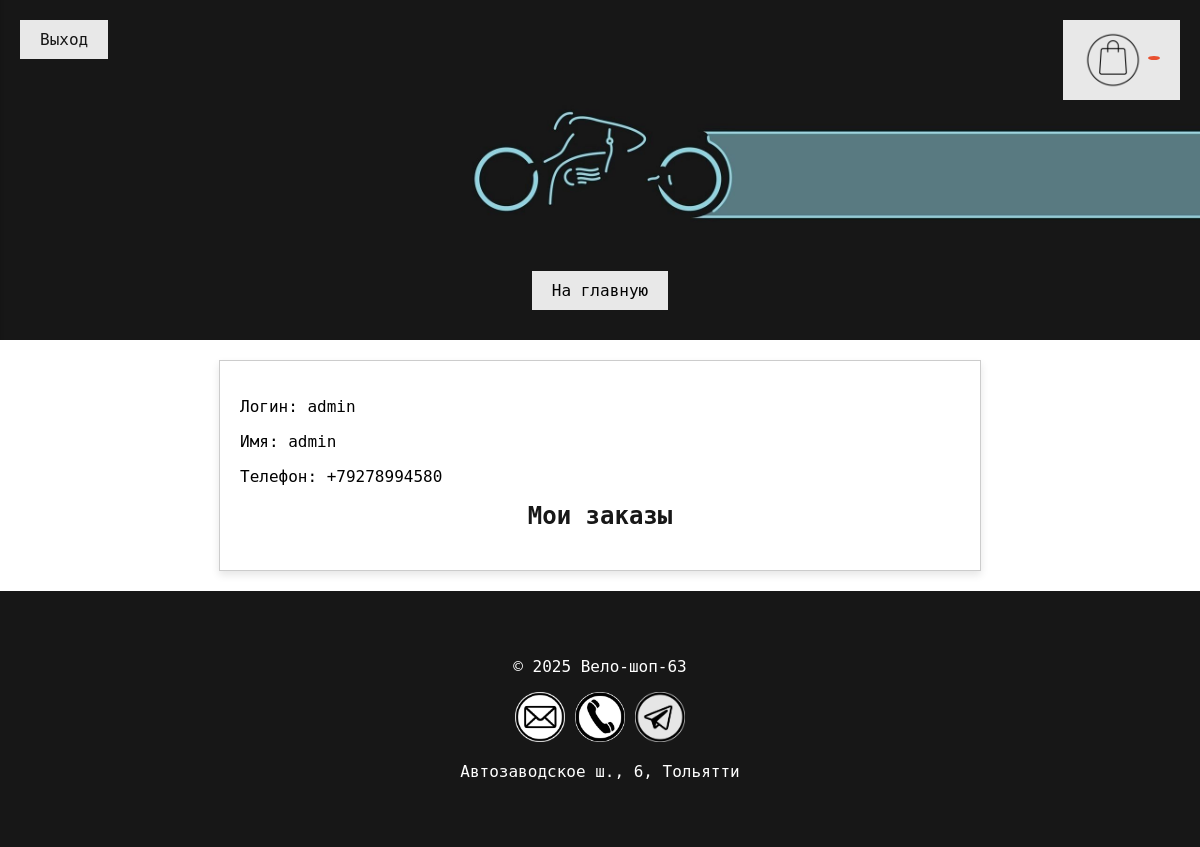
/personal_account (signed in), run on the app's committed database.
### tables this page shows
CREATE TABLE users (id_user INTEGER PRIMARY KEY AUTOINCREMENT NOT NULL, login TEXT NOT NULL UNIQUE, password TEXT NOT NULL, phone TEXT, name TEXT, role TEXT);

### app.py (the view)
@application.route('/personal_account')
def personal_account():
    conn = get_db_connection()
    id_user = int(session.get('id_user'))
    user = conn.execute('SELECT * FROM users WHERE id_user = ?', (id_user,)).fetchone()
    orders = conn.execute('SELECT * FROM orders WHERE id_user = ?', (id_user,)).fetchall()
    products = conn.execute('SELECT * FROM products').fetchall()
    product_dict = {product['name']: {"id_product": product['id_product'], "image_url": product['image'], "price": product['price']} for product in products}
    conn.close()
    return render_template('personal_account.html', id=user['id_user'], login=user['login'], name=user['name'], phone=user['phone'], orders=orders, product_dict=product_dict)

### app.py (called while the page is built)
def get_db_connection():
    conn = sqlite3.connect('VeloShop.db')
    conn.row_factory = sqlite3.Row  # Чтобы можно было обращаться к полям по имени
    return conn

### templates/personal_account.html (shortened to what this page needs)
<!DOCTYPE html>
<html lang="ru">
    <head>
        <link rel="stylesheet" href="{{ url_for('static', filename='css/styles.css') }}">
        <link rel="stylesheet" href="https://cdnjs.cloudflare.com/ajax/libs/animate.css/4.1.1/animate.min.css"/>
    </head>
<body>
    <header>
        <a href="/" class="main-button">На главную</a>
    </header>
    <a href="/exit" class="exit-button">
        <span>Выход</span>
    </a>
    <a href="/cart" class="cart-button">
        <img src="/images/cart-icon.png" alt="Корзина" class="cart-icon">
        <span class="item-count" id="item-count">{{ cart_length }}</span>
    </a>
    <main class="main-personal-account">
        <p>Логин: {{login}}</p>
        <p>Имя: {{name}}</p>
        <p>Телефон: {{phone}}</p>
        <h2>Мои заказы</h2>
    </main>
    <footer>
        <p>© 2025 Вело-шоп-63</p>
        <div class="contacts">
            <a href="mailto:info@veloshop63.com"><img src="/images/email-icon.png" alt="Почта" width="50"></a>
            <a href="tel:+7986533688"><img src="/images/phone-icon.png" alt="Телефон" width="50"></a>
            <a href="https://t.me/veloshop63"><img src="/images/tg-icon.png" alt="Телеграмм" width="50"></a>
            <p>Автозаводское ш., 6, Тольятти</p>
        </div>
    </footer>
</body>
</html>

### static/css/styles.css (style rules this page uses)
body { font-family: 'DejaVu Sans Mono', monospace; height: 100%; margin: 0; padding: 0; display: flex; flex-direction: column; min-height: 100vh; }
header { background-image: url(/../images/header.jpg); background-size: cover; background-position: center; height: 300px; display: flex; flex-direction: column; justify-content: flex-end; align-items: center; margin: 0; padding: 0; text-align: center; padding: 30px 0; opacity: 0; transform: translateY(-20px); animation: fadeIn 0.8s ease-in-out forwards; }
.cart-button { position: fixed; top: 20px; right: 20px; background-color: white; color: white; padding: 10px 20px; border: none; cursor: pointer; z-index: 1000; display: flex; align-items: center; opacity: 0.9; text-decoration: none; }
.admin-button, .exit-button { position: fixed; top: 20px; left: 20px; background-color: white; color: #171717; padding: 10px 20px; border: none; cursor: pointer; z-index: 1000; display: flex; align-items: center; opacity: 0.9; text-decoration: none; }
.cart-icon { width: 60px; height: 60px; margin-right: 5px; }
.item-count { background-color: #ff5733; color: white; border-radius: 50%; padding: 2px 6px; font-size: 14px; position: relative; top: -2px; }
a { text-decoration: none; color: #171717; }
h2 { color: #171717; margin-top: 0; }
main { flex: 1; align-items: center; text-align: center; padding: 20px; }
.main-add-product, .login-container, .main-personal-account { width: 60%; align-items: center; text-align: center; margin: 0 auto; border: 1px solid #ccc; box-shadow: 0 4px 8px rgba(0, 0, 0, 0.1); }
.main-personal-account { margin-bottom: 20px; }
.main-personal-account p { align-items: left; text-align: left; }
.main-button { background-color: white; color: black; padding: 10px 20px; border: none; cursor: pointer; opacity: 0.9; text-decoration: none; }
footer { text-align: center; background-color: #171717; padding: 50px 0; z-index: 999; }
footer p, footer ul, footer a { color: white; }

### data on the page
users: login "admin", name "admin", phone "+79278994580"
